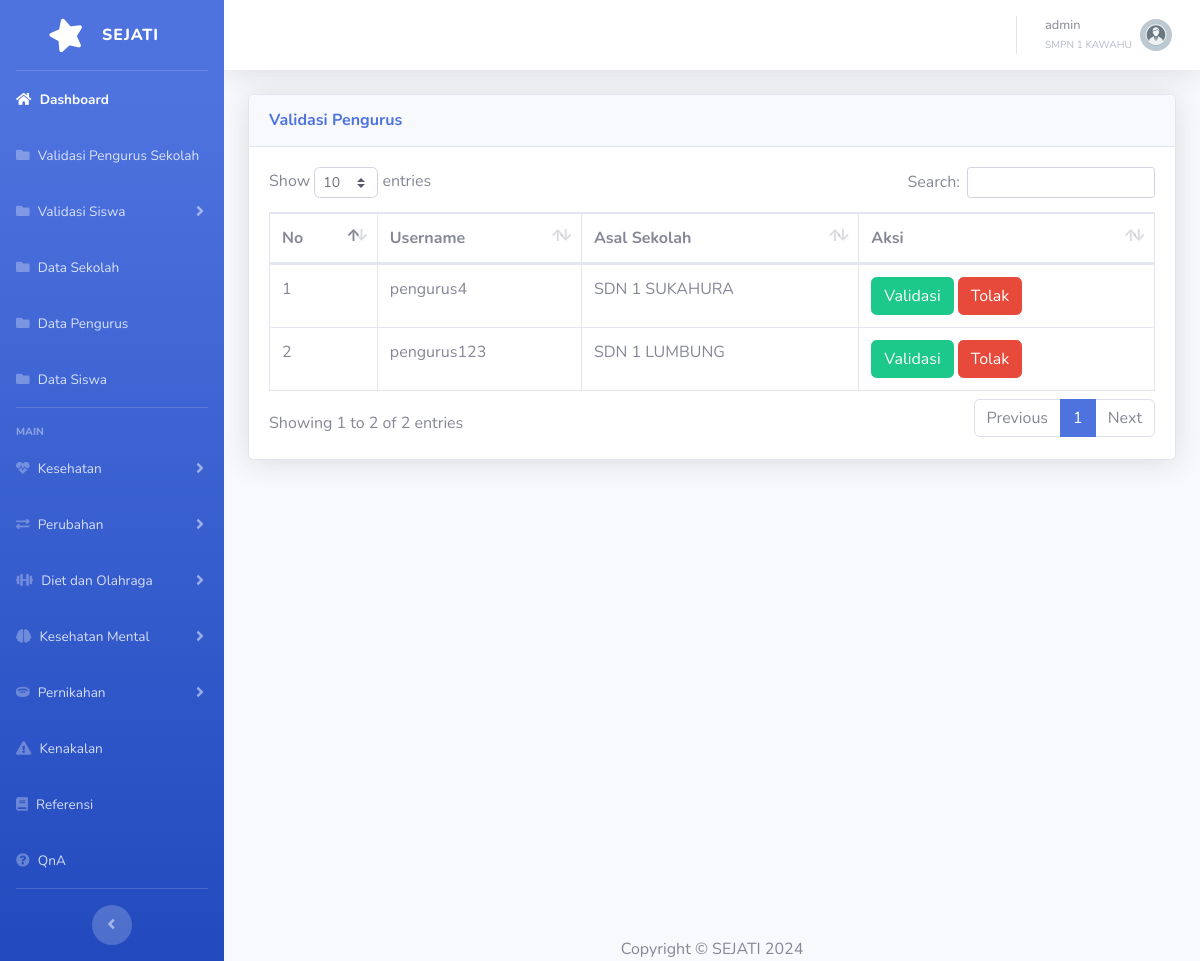
/penguruspending.php (signed in), run on the app's committed database.
### tables this page shows
CREATE TABLE `tbsekolah` (
  `idsekolah` int(11) NOT NULL,
  `namasekolah` varchar(100) NOT NULL,
  `alamatsekolah` varchar(255) NOT NULL,
  `notelpsekolah` varchar(15) DEFAULT NULL,
  `kepalasekolah` varchar(50) NOT NULL,
  `namapjsekolah` varchar(50) NOT NULL,
  `notelpj` varchar(15) DEFAULT NULL
);

CREATE TABLE `tbuser` (
  `iduser` int(11) NOT NULL,
  `username` varchar(100) NOT NULL,
  `pass` varchar(255) NOT NULL,
  `role` enum('admin','pengurus') NOT NULL,
  `email` varchar(255) DEFAULT NULL,
  `asalsekolah` int(11) DEFAULT NULL,
  `status` enum('pending','validated','rejected') NOT NULL DEFAULT 'pending'
);

### penguruspending.php (the view, shortened to what this page needs)
<?php
include 'header.php';
$sql = "SELECT tbuser.iduser, tbuser.username, tbuser.role, tbsekolah.namasekolah
        FROM tbuser
        JOIN tbsekolah ON tbuser.asalsekolah = tbsekolah.idsekolah
        WHERE tbuser.role = 'pengurus' AND tbuser.status = 'pending'";
$result = $conn->query($sql);
?>
<?php
include 'sidebar.php';
include 'topbar.php';
?>
<div class="container-fluid">
    <div class="card shadow mb-4">
        <div class="card-header py-3">
            <h6 class="m-0 font-weight-bold text-primary">Validasi Pengurus</h6>
        </div>
        <div class="card-body">
            <div class="table-responsive">
                <table class="table table-bordered" id="dataTable" width="100%" cellspacing="0">
                    <thead>
                        <tr>
                            <th>No</th>
                            <th>Username</th>
                            <th>Asal Sekolah</th>
                            <th>Aksi</th>
                        </tr>
                    </thead>
                    <tbody>
                        <?php
                        if ($result->num_rows > 0) {
                            $no = 1;
                            while($row = $result->fetch_assoc()) {
                                echo "<tr>
                                        <td>{$no}</td>
                                        <td>{$row['username']}</td>
                                        <td>{$row['namasekolah']}</td>
                                        <td>
                                            <a href='validasipengurus.php?id={$row['iduser']}' class='btn btn-success'>Validasi</a>
                                            <a href='tolakpengurus.php?id={$row['iduser']}' class='btn btn-danger'>Tolak</a>
                                        </td>
                                    </tr>";
                                $no++;
                            }
                        } else {
                            echo "<tr><td colspan='4'>Tidak ada data pengurus dengan status pending.</td></tr>";
                        }
                        ?>
                    </tbody>
                </table>
            </div>
        </div>
    </div>
</div>
<?php include 'footer.php';?>

### topbar.php (shortened to what this page needs)
<div id="content-wrapper" class="d-flex flex-column">
    <div id="content">
        <nav class="navbar navbar-expand navbar-light bg-white topbar mb-4 static-top shadow">
            <ul class="navbar-nav ml-auto">
                <li class="nav-item dropdown no-arrow">
                    <a class="nav-link dropdown-toggle" href="#" id="userDropdown" role="button"
                    data-toggle="dropdown" aria-haspopup="true" aria-expanded="false">
                        <span class="mr-2 d-none d-lg-inline text-gray-600 small">
                            <?php echo htmlspecialchars($username); ?><br>
                            <small class="text-gray-500"><?php echo htmlspecialchars($namasekolah); ?></small>
                        </span>
                        <?php
                        if ($role == 'admin') {
                            echo '<img class="img-profile rounded-circle" src="img/admin.webp">';
                        } elseif ($role == 'pengurus') {
                            echo '<img class="img-profile rounded-circle" src="img/pengurus.svg">';
                        } elseif ($role == 'siswa') {
                            echo '<img class="img-profile rounded-circle" src="img/siswa.webp">';
                        } else {
                            echo '<img class="img-profile rounded-circle" src="img/pengurus.svg">';
                        }
                        ?>
                    </a>
                </li>
            </ul>
        </nav>

### header.php (style rules this page uses)
.table-responsive { overflow-x: auto; }

### data on the page
tbsekolah: namasekolah "SMPN 1 KAWAHU"
tbuser: username "pengurus4", asalsekolah.namasekolah "SDN 1 SUKAHURA"
tbuser: username "pengurus123", asalsekolah.namasekolah "SDN 1 LUMBUNG"

### other printed values
$username "admin"
